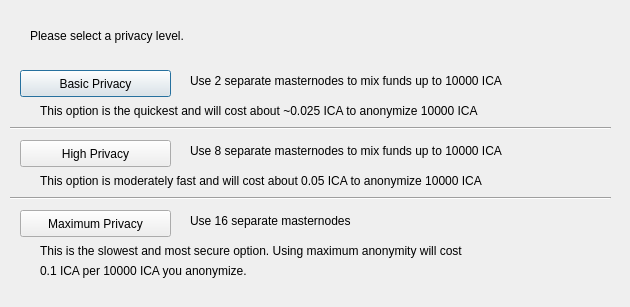
<?xml version="1.0" encoding="UTF-8"?>
<ui version="4.0">
 <class>ObfuscationConfig</class>
 <widget class="QDialog" name="ObfuscationConfig">
  <property name="geometry">
   <rect>
    <x>0</x>
    <y>0</y>
    <width>630</width>
    <height>307</height>
   </rect>
  </property>
  <property name="windowTitle">
   <string>Configure Obfuscation</string>
  </property>
  <widget class="QPushButton" name="buttonBasic">
   <property name="geometry">
    <rect>
     <x>20</x>
     <y>70</y>
     <width>151</width>
     <height>27</height>
    </rect>
   </property>
   <property name="text">
    <string>Basic Privacy</string>
   </property>
  </widget>
  <widget class="QPushButton" name="buttonHigh">
   <property name="geometry">
    <rect>
     <x>20</x>
     <y>140</y>
     <width>151</width>
     <height>27</height>
    </rect>
   </property>
   <property name="text">
    <string>High Privacy</string>
   </property>
  </widget>
  <widget class="QPushButton" name="buttonMax">
   <property name="geometry">
    <rect>
     <x>20</x>
     <y>210</y>
     <width>151</width>
     <height>27</height>
    </rect>
   </property>
   <property name="text">
    <string>Maximum Privacy</string>
   </property>
  </widget>
  <widget class="QLabel" name="label">
   <property name="geometry">
    <rect>
     <x>30</x>
     <y>20</y>
     <width>571</width>
     <height>31</height>
    </rect>
   </property>
   <property name="text">
    <string>Please select a privacy level.</string>
   </property>
  </widget>
  <widget class="QLabel" name="label_2">
   <property name="geometry">
    <rect>
     <x>190</x>
     <y>70</y>
     <width>421</width>
     <height>21</height>
    </rect>
   </property>
   <property name="text">
    <string>Use 2 separate masternodes to mix funds up to 10000 ICA</string>
   </property>
  </widget>
  <widget class="QLabel" name="label_3">
   <property name="geometry">
    <rect>
     <x>190</x>
     <y>140</y>
     <width>411</width>
     <height>21</height>
    </rect>
   </property>
   <property name="text">
    <string>Use 8 separate masternodes to mix funds up to 10000 ICA</string>
   </property>
  </widget>
  <widget class="QLabel" name="label_4">
   <property name="geometry">
    <rect>
     <x>190</x>
     <y>210</y>
     <width>421</width>
     <height>21</height>
    </rect>
   </property>
   <property name="text">
    <string>Use 16 separate masternodes</string>
   </property>
  </widget>
  <widget class="QLabel" name="label_6">
   <property name="geometry">
    <rect>
     <x>40</x>
     <y>100</y>
     <width>561</width>
     <height>21</height>
    </rect>
   </property>
   <property name="text">
    <string>This option is the quickest and will cost about ~0.025 ICA to anonymize 10000 ICA</string>
   </property>
  </widget>
  <widget class="QLabel" name="label_7">
   <property name="geometry">
    <rect>
     <x>40</x>
     <y>170</y>
     <width>561</width>
     <height>21</height>
    </rect>
   </property>
   <property name="text">
    <string>This option is moderately fast and will cost about 0.05 ICA to anonymize 10000 ICA</string>
   </property>
  </widget>
  <widget class="QLabel" name="label_8">
   <property name="geometry">
    <rect>
     <x>40</x>
     <y>240</y>
     <width>561</width>
     <height>21</height>
    </rect>
   </property>
   <property name="text">
    <string>This is the slowest and most secure option. Using maximum anonymity will cost</string>
   </property>
  </widget>
  <widget class="QLabel" name="label_9">
   <property name="geometry">
    <rect>
     <x>40</x>
     <y>260</y>
     <width>561</width>
     <height>21</height>
    </rect>
   </property>
   <property name="text">
    <string>0.1 ICA per 10000 ICA you anonymize.</string>
   </property>
  </widget>
  <widget class="Line" name="line">
   <property name="geometry">
    <rect>
     <x>10</x>
     <y>120</y>
     <width>601</width>
     <height>16</height>
    </rect>
   </property>
   <property name="orientation">
    <enum>Qt::Horizontal</enum>
   </property>
  </widget>
  <widget class="Line" name="line_2">
   <property name="geometry">
    <rect>
     <x>10</x>
     <y>190</y>
     <width>601</width>
     <height>16</height>
    </rect>
   </property>
   <property name="orientation">
    <enum>Qt::Horizontal</enum>
   </property>
  </widget>
 </widget>
 <resources/>
 <connections/>
</ui>
